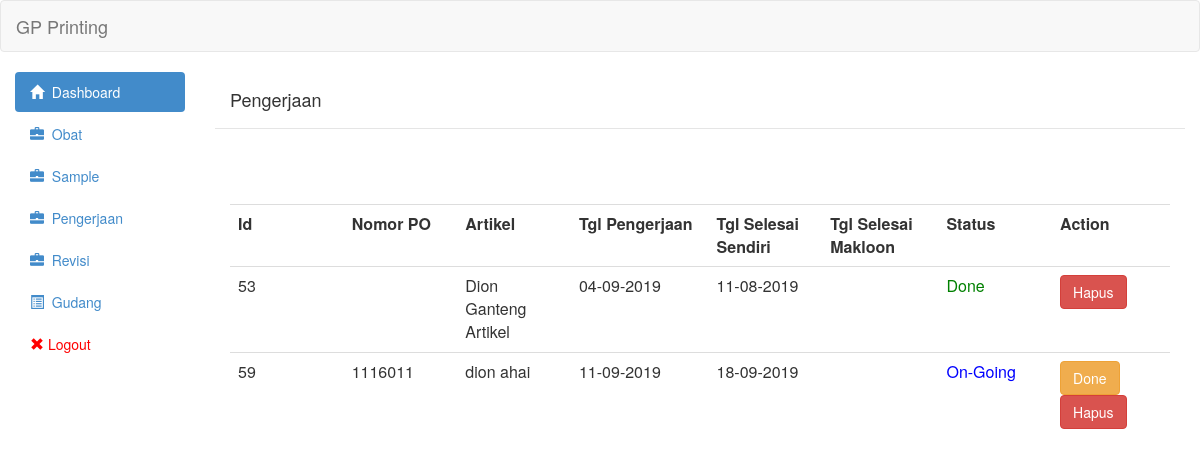
The page /view/pengerjaan.php (signed in) on the database as committed earlier.
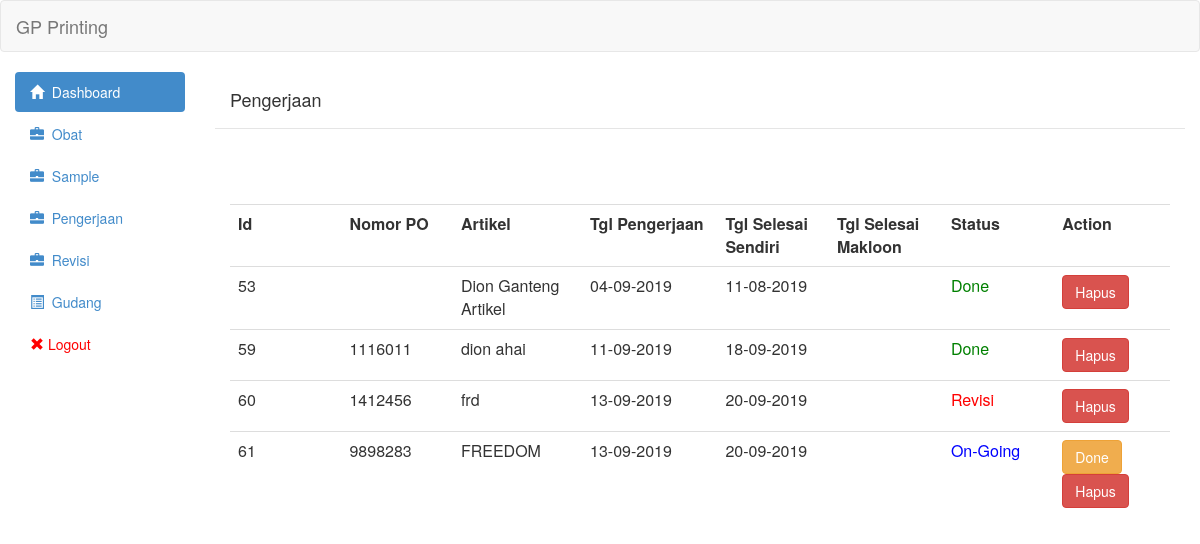
The same page on the database as committed later.
### tables this page shows
CREATE TABLE `pengerjaan` (
  `id` int(11) NOT NULL,
  `id_sample` int(11) NOT NULL,
  `nomor_po` varchar(255) NOT NULL,
  `tipe` int(11) NOT NULL,
  `tgl_mulai` date NOT NULL,
  `qty_sendiri` int(11) NOT NULL,
  `tgl_selesai_sendiri` date DEFAULT NULL,
  `qty_makloon` int(11) NOT NULL,
  `tgl_selesai_makloon` date DEFAULT NULL,
  `status` int(11) NOT NULL,
  `qty_awal` int(11) NOT NULL,
  `keterangan` text NOT NULL,
  `qty_akhir_makloon` int(11) NOT NULL,
  `qty_akhir_sendiri` int(11) NOT NULL,
  `jumlah_orang` int(11) NOT NULL,
  `jam_kerja` int(11) NOT NULL,
  `biaya_makloon` int(11) NOT NULL,
  `meja` int(11) NOT NULL
);

CREATE TABLE `sample` (
  `id` int(11) NOT NULL,
  `artikel` varchar(255) NOT NULL,
  `nomor_po` varchar(30) NOT NULL,
  `tgl` date NOT NULL,
  `tgl_selesai` date DEFAULT NULL,
  `status` tinyint(1) NOT NULL DEFAULT 0,
  `biaya` int(11) NOT NULL
);

### controller/pengerjaan/pengerjaan_show.php (the view, shortened to what this page needs)
<?php
	include('../controller/config/linken.php');
	include('../controller/config/asset.php');
	$queryGetPengerjaan = "SELECT pengerjaan.id_sample,pengerjaan.id,pengerjaan.nomor_po,pengerjaan.tipe,pengerjaan.tgl_mulai,pengerjaan.tgl_selesai_sendiri,pengerjaan.tgl_selesai_makloon,pengerjaan.status,sample.artikel FROM pengerjaan join sample on pengerjaan.id_sample = sample.id ORDER BY pengerjaan.id ASC";
	$resultGetPengerjaan = mysqli_query($link,$queryGetPengerjaan) or die(mysqli_error($link));
	 echo "<table class='table table-hover'><tr>
						<th class='col-md-1'>Id</th>
						<th class='col-md-1'>Nomor PO</th>
                        <th class='col-md-1'>Artikel</th>
                        <th class='col-md-1'>Tgl Pengerjaan</th>
						<th class='col-md-1'>Tgl Selesai Sendiri</th>
                        <th class='col-md-1'>Tgl Selesai Makloon</th>
                        <th class='col-md-1'>Status</th>
                        <th class='col-md-1'>Action</th>
						</tr>";
	while($row = mysqli_fetch_assoc($resultGetPengerjaan)){
     if($row['tgl_selesai_makloon']=='0000-00-00'){
        $row['tgl_selesai_makloon']=null;
    }
	?>
                            <tr onclick='AjaxGetDetailPengerjaan(<?php echo $row["id_sample"];?>)'>
								<td><?php echo $row['id']?></td>
								<td><?php echo $row['nomor_po']?></td>
                                <td><?php echo $row['artikel']?></td>
                                <td><?php echo formatTgl($row['tgl_mulai'])?></td>
                                <td><?php echo formatTgl($row['tgl_selesai_sendiri'])?></td>
                                <td><?php echo formatTgl($row['tgl_selesai_makloon'])?></td>
								<td><?php if($row['status']==0){
									echo "<span style='color:blue'>On-Going</span>";
									}else if($row['status']==1){
										echo "<span style='color:green'>Done</span>";
									}else if($row['status']==2){
										echo "<span style='color:red'>Revisi</span>";
									}
								;?></td><td>
                                <?php
                                if($row['status']==0){ ?>
                                <button onclick="ChangeStatusPengerjaan(<?php echo $row["id"];?>,<?php echo $row["tipe"];?>)" class="btn btn-warning">Done</button>
                                <?php }; ?>
                                <a class='btn btn-danger' href='controller/pengerjaan/pengerjaan_delete.php?id="<?php echo $row["id"];?>"'>Hapus</a></td>
                            </tr>
<?php
	}
	echo "</table>";
function formatTgl($tgl){
	if($tgl!=0||$tgl!=null){
	$tglArray = explode("-",$tgl);
	return $tglArray[2]."-".$tglArray[1]."-".$tglArray[0];
	}
	return null;
}
	?>

### controller/config/asset.php (shortened to what this page needs)
<?php
 echo '
   <script
			  src="https://code.jquery.com/jquery-3.4.1.js"
>
	</script>
        <script src="//code.jquery.com/ui/1.11.1/jquery-ui.js"></script>
        <link rel="stylesheet" type="text/css" href="http://ajax.googleapis.com/ajax/libs/jqueryui/1.8/themes/base/jquery-ui.css" />
	<script type="text/javascript" src="assets/js/bootstrap.js"></script>
	<link rel="stylesheet" type="text/css" href="assets/css/bootstrap.css">
	<link href="https://cdnjs.cloudflare.com/ajax/libs/select2/4.0.10/css/select2.min.css" rel="stylesheet" />
	<script src="https://cdnjs.cloudflare.com/ajax/libs/select2/4.0.10/js/select2.min.js"></script>
	';
?>

### view/header.php (shortened to what this page needs)
<?php
$path = $_SERVER['DOCUMENT_ROOT'].'/gp-printing';
include($path.'/controller/config/asset.php');
?>
<!DOCTYPE html>
<html>
<body>
		<div class="navbar navbar-default">
		<div class="container-fluid">
			<div class="navbar-header">
				<a href="#" class="navbar-brand">GP Printing</a>
			</div>
		</div>
	</div>
<div class="col-md-2">
		<ul class="nav nav-pills nav-stacked">
			<li class="active"><a href="index.php"><span class="glyphicon glyphicon-home"></span>&nbsp;&nbsp;Dashboard</a></li>
            <li><a href="view/obat.php"><span class="glyphicon glyphicon-briefcase"></span>&nbsp;&nbsp;Obat</a></li>
			<li><a href="view/sample.php"><span class="glyphicon glyphicon-briefcase"></span>&nbsp;&nbsp;Sample</a></li>
			<li><a href="view/pengerjaan.php"><span class="glyphicon glyphicon-briefcase"></span>&nbsp;&nbsp;Pengerjaan</a></li>
            <li><a href="view/revisi.php"><span class="glyphicon glyphicon-briefcase"></span>&nbsp;&nbsp;Revisi</a></li>
            <li><a href="view/gudang.php"><span class="glyphicon glyphicon-list-alt"></span>&nbsp;&nbsp;Gudang</a></li>
            <li><a style="color:red;" href="controller/login/logout.php"><span class="glyphicon glyphicon-remove"></span >  Logout</a></li>
		</ul>
	</div>
	<div class="col-md-10">
</body>
</html>

### view/pengerjaan.php (shortened to what this page needs)
<?php
include('header.php');
include('../controller/config/asset.php');
?>
<div class="modal-header">
    <h4 class="modal-title">Pengerjaan</h4>
</div>
<div class="modal-body">
   <br />
   <br />
   <br>
<?php
	include '../controller/pengerjaan/pengerjaan_show.php';
?>

Rows that differ between the two databases and show on the page:
changed pengerjaan "dion ahai": no longer shows "On-Going"
added pengerjaan: id "60", nomor_po "1412456", id_sample.artikel "frd", tgl_mulai "13-09-2019", tgl_selesai_sendiri "20-09-2019", status "Revisi"
added pengerjaan: id "61", nomor_po "9898283", id_sample.artikel "FREEDOM", tgl_mulai "13-09-2019", tgl_selesai_sendiri "20-09-2019", status "On-Going"
